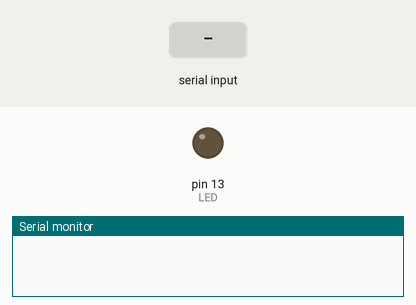
Recording of a sketch running on a simulated Arduino Uno, built with avr-gcc and run on an emulated ATmega328P. Parts: output pins drawn as LEDs (lit = HIGH), the last lines printed to the serial monitor. The inputs (shaded band) are chosen by the test bench.

Above: at 1.2 s.
1.3 s: "1" received over the second serial link
At 2.1 s:
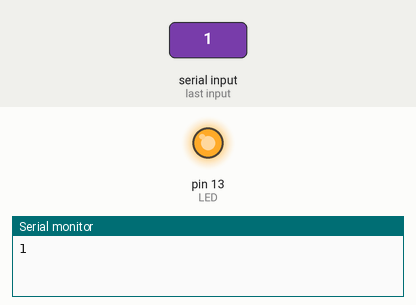
Timing chart, 0 to 4.3 s (numbered marks = the images above; inputs shaded):
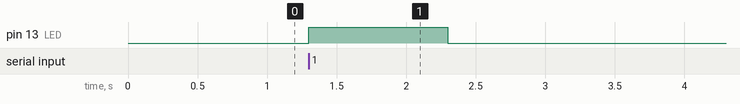

Measured:
- after the input at 1.3 s, pin 13 (LED): LOW → HIGH at once, → LOW 1.0 s later

The sketch:

position_mode_copy_20230303164116.ino
```cpp
#include <SoftwareSerial.h>

// SoftwareSerial(RX, TX) 형식으로 블루투스 모듈과 교차하여 연결된다.
SoftwareSerial BTSerial(2, 3);
int incomingByte;  // incoming data
int  LED = 13;

void setup()
{
  pinMode(13,OUTPUT);
  Serial.begin(9600); // 컴퓨터와의 시리얼 통신 초기화
  BTSerial.begin(9600); // 블루투스 모듈 초기화
}
void loop()
{
if(BTSerial.available()){
//  Serial.write(BTSerial.read());
  byte data = BTSerial.read();

  Serial.write(data);

  if(data == '1') {
    digitalWrite(LED,HIGH);
    delay(1000);
    digitalWrite(LED,LOW);

  }


 }
}
```
